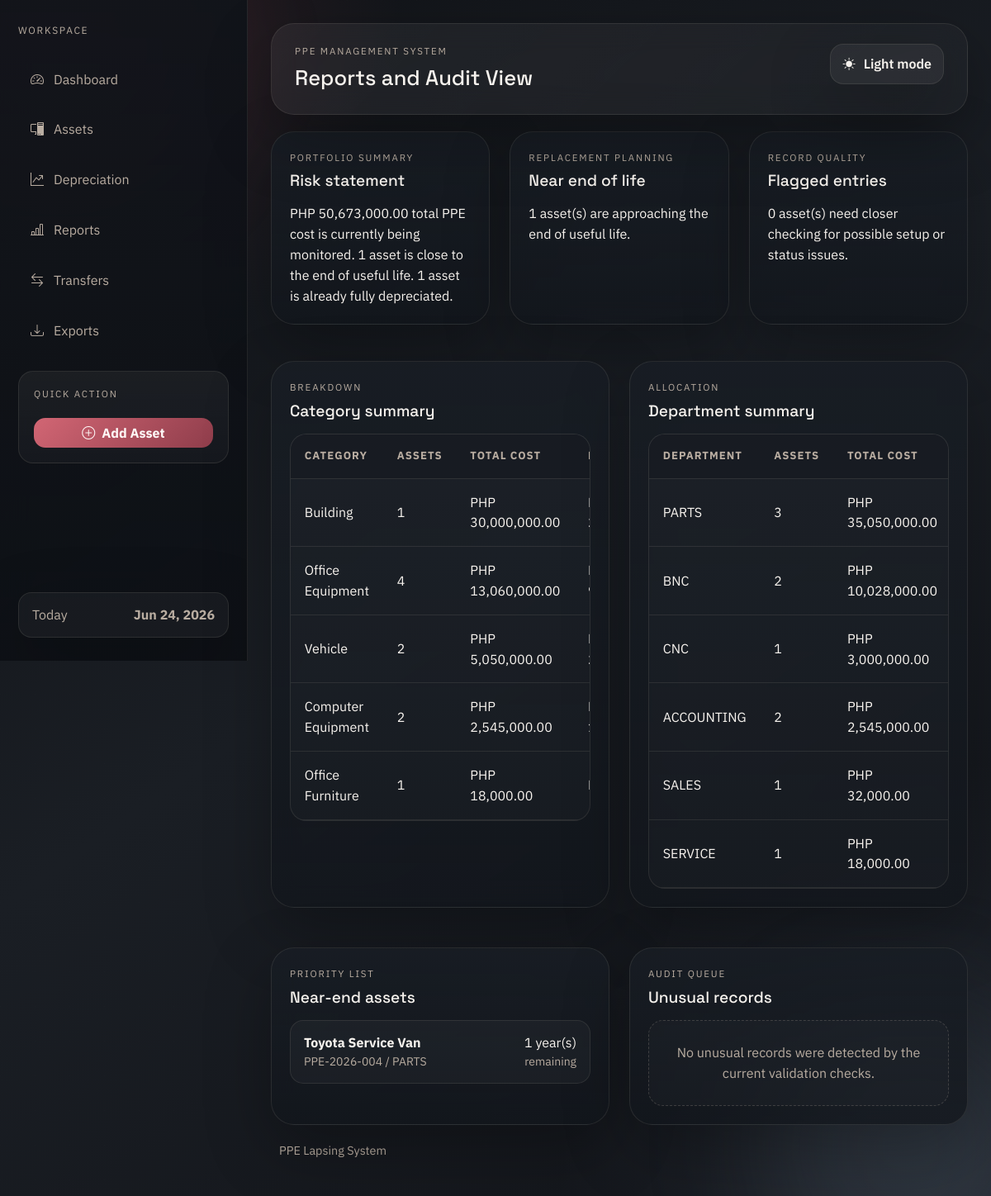
The app's page /reports.php with its own data.
### tables this page shows
CREATE TABLE IF NOT EXISTS assets (
    asset_id INT AUTO_INCREMENT PRIMARY KEY,
    asset_code VARCHAR(50) NOT NULL UNIQUE,
    asset_name VARCHAR(150) NOT NULL,
    category_id INT NULL,
    department_id INT NULL,
    acquisition_date DATE NOT NULL,
    acquisition_cost DECIMAL(15,2) NOT NULL,
    additional_amount DECIMAL(15,2) DEFAULT 0,
    salvage_value DECIMAL(15,2) DEFAULT 0,
    useful_life INT NOT NULL,
    depreciation_method VARCHAR(50) DEFAULT 'Straight-line',
    location VARCHAR(150) DEFAULT NULL,
    status ENUM('Active', 'Disposed', 'Fully Depreciated') DEFAULT 'Active',
    remarks TEXT DEFAULT NULL,
    created_at TIMESTAMP DEFAULT CURRENT_TIMESTAMP,
    INDEX idx_assets_status (status),
    INDEX idx_assets_category (category_id),
    INDEX idx_assets_department (department_id),
    CONSTRAINT fk_assets_category
        FOREIGN KEY (category_id) REFERENCES categories(category_id),
    CONSTRAINT fk_assets_department
        FOREIGN KEY (department_id) REFERENCES departments(department_id)
);

CREATE TABLE IF NOT EXISTS categories (
    category_id INT AUTO_INCREMENT PRIMARY KEY,
    category_name VARCHAR(100) NOT NULL,
    UNIQUE KEY uq_category_name (category_name)
);

CREATE TABLE IF NOT EXISTS departments (
    department_id INT AUTO_INCREMENT PRIMARY KEY,
    department_name VARCHAR(100) NOT NULL,
    UNIQUE KEY uq_department_name (department_name)
);

### depreciation_function.php (called while the page is built, shortened)
<?php
function fetch_assets(PDO $pdo, array $filters = []): array
{
    $sql = 'SELECT a.*, c.category_name, d.department_name
            FROM assets a
            LEFT JOIN categories c ON c.category_id = a.category_id
            LEFT JOIN departments d ON d.department_id = a.department_id
            WHERE 1=1';
    $params = [];
    $sql .= ' ORDER BY a.acquisition_date DESC, a.asset_name ASC';
    $statement = $pdo->prepare($sql);
    $statement->execute($params);
    return $statement->fetchAll() ?: [];
}
function asset_total_cost(array $asset): float
{
    return round(
        (float) ($asset['acquisition_cost'] ?? 0) + (float) ($asset['additional_amount'] ?? 0),
        2
    );
}
function calculate_annual_depreciation(float $cost, float $salvageValue, int $usefulLife): float
{
    return round(($cost - $salvageValue) / $usefulLife, 2);
}
function generate_depreciation_schedule(array $asset): array
{
    $cost = asset_total_cost($asset);
    $salvageValue = (float) ($asset['salvage_value'] ?? 0);
    $usefulLife = (int) ($asset['useful_life'] ?? 0);
    $acquisitionDate = (string) ($asset['acquisition_date'] ?? '');
    $acquisitionYear = (int) date('Y', strtotime($acquisitionDate));
    $depreciationStartYear = $acquisitionYear + 1;
    $depreciableBase = max($cost - $salvageValue, 0);
    $annualDepreciation = calculate_annual_depreciation($cost, $salvageValue, $usefulLife);
    $accumulated = 0.0;
    $schedule = [
        [
            'depreciation_year' => $acquisitionYear,
            'beginning_value' => round($cost, 2),
            'depreciation_expense' => 0.0,
            'accumulated_depreciation' => 0.0,
            'ending_value' => round($cost, 2),
        ],
    ];
    for ($index = 0; $index < $usefulLife; $index++) {
        $year = $depreciationStartYear + $index;
        $beginningValue = round($cost - $accumulated, 2);
        $remainingDepreciableBase = round($depreciableBase - $accumulated, 2);
        $expense = $index === ($usefulLife - 1)
            ? max($remainingDepreciableBase, 0)
            : min($annualDepreciation, max($remainingDepreciableBase, 0));
        $accumulated = round($accumulated + $expense, 2);
        $endingValue = round(max($cost - $accumulated, $salvageValue), 2);
        $schedule[] = [
            'depreciation_year' => $year,
            'beginning_value' => $beginningValue,
            'depreciation_expense' => round($expense, 2),
            'accumulated_depreciation' => $accumulated,
            'ending_value' => $endingValue,
        ];
    }
    return $schedule;
}
function get_asset_metrics(array $asset, ?int $year = null): array
{
    $evaluationYear = $year ?? CURRENT_YEAR;
    $cost = asset_total_cost($asset);
    $salvageValue = (float) ($asset['salvage_value'] ?? 0);
    $usefulLife = max((int) ($asset['useful_life'] ?? 0), 0);
    $annualDepreciation = calculate_annual_depreciation($cost, $salvageValue, $usefulLife);
    $schedule = generate_depreciation_schedule($asset);
    $status = (string) ($asset['status'] ?? 'Active');
    $acquisitionYear = strtotime((string) ($asset['acquisition_date'] ?? '')) !== false
        ? (int) date('Y', strtotime((string) $asset['acquisition_date']))
        : CURRENT_YEAR;
    $depreciationStartYear = $acquisitionYear + 1;
    $selectedRow = null;
    foreach ($schedule as $row) {
        if ((int) $row['depreciation_year'] <= $evaluationYear) {
            $selectedRow = $row;
        }
    }
    if ($selectedRow === null && $schedule !== [] && $evaluationYear >= (int) end($schedule)['depreciation_year']) {
        $selectedRow = end($schedule);
    }
    $elapsedYears = 0;
    if ($evaluationYear >= $depreciationStartYear && $usefulLife > 0) {
        $elapsedYears = min(($evaluationYear - $depreciationStartYear) + 1, $usefulLife);
    }
    $accumulated = $selectedRow['accumulated_depreciation'] ?? 0.0;
    $carryingAmount = $selectedRow['ending_value'] ?? $cost;
    $remainingYears = max($usefulLife - $elapsedYears, 0);
    $lifeUsedRatio = $usefulLife > 0 ? min($elapsedYears / $usefulLife, 1) : 0.0;
    $isFullyDepreciated = $usefulLife > 0 && (
        $carryingAmount <= ($salvageValue + 0.01)
        || $elapsedYears >= $usefulLife
        || $status === 'Fully Depreciated'
    );
    $condition = 'Healthy';
    if ($isFullyDepreciated || $remainingYears === 0) {
        $condition = 'Critical';
    } elseif ($lifeUsedRatio >= 0.8 || $remainingYears <= 1) {
        $condition = 'Monitor';
    }
    $metrics = [
        'annual_depreciation' => $annualDepreciation,
        'accumulated_depreciation' => round((float) $accumulated, 2),
        'carrying_amount' => round((float) $carryingAmount, 2),
        'remaining_years' => $remainingYears,
        'elapsed_years' => $elapsedYears,
        'life_used_ratio' => round($lifeUsedRatio, 4),
        'is_fully_depreciated' => $isFullyDepreciated,
        'condition' => $condition,
        'schedule_rows' => $schedule,
        'schedule_year_start' => $schedule[0]['depreciation_year'] ?? $depreciationStartYear,
        'schedule_year_end' => $schedule !== [] ? end($schedule)['depreciation_year'] : $depreciationStartYear,
    ];
    $metrics['anomalies'] = detect_asset_anomalies($asset, $metrics);
    $metrics['anomaly_count'] = count($metrics['anomalies']);
    return $metrics;
}
function detect_asset_anomalies(array $asset, array $metrics): array
{
    $anomalies = [];
    $cost = asset_total_cost($asset);
    $salvageValue = (float) ($asset['salvage_value'] ?? 0);
    $status = (string) ($asset['status'] ?? 'Active');
    return $anomalies;
}
function hydrate_assets_with_metrics(array $assets, ?int $year = null): array
{
    foreach ($assets as &$asset) {
        $metrics = get_asset_metrics($asset, $year);
    }
    return $assets;
}
function build_category_summary(array $assets): array
{
    $summary = [];
    foreach ($assets as $asset) {
        $key = (string) ($asset['category_name'] ?? 'Uncategorized');
        if (!isset($summary[$key])) {
            $summary[$key] = [
                'label' => $key,
                'asset_count' => 0,
                'total_cost' => 0.0,
                'total_accumulated' => 0.0,
                'total_carrying' => 0.0,
            ];
        }
        $summary[$key]['asset_count']++;
        $summary[$key]['total_cost'] += asset_total_cost($asset);
        $summary[$key]['total_accumulated'] += (float) ($asset['accumulated_depreciation'] ?? 0);
        $summary[$key]['total_carrying'] += (float) ($asset['carrying_amount'] ?? 0);
    }
    usort($summary, static fn (array $left, array $right): int => $right['total_cost'] <=> $left['total_cost']);
    return $summary;
}
function build_department_summary(array $assets): array
{
    $summary = [];
    foreach ($assets as $asset) {
        $key = (string) ($asset['department_name'] ?? 'Unassigned');
        if (!isset($summary[$key])) {
            $summary[$key] = [
                'label' => $key,
                'asset_count' => 0,
                'total_cost' => 0.0,
                'total_carrying' => 0.0,
            ];
        }
        $summary[$key]['asset_count']++;
        $summary[$key]['total_cost'] += asset_total_cost($asset);
        $summary[$key]['total_carrying'] += (float) ($asset['carrying_amount'] ?? 0);
    }
    usort($summary, static fn (array $left, array $right): int => $right['total_cost'] <=> $left['total_cost']);
    return $summary;
}

### helpers.php (called while the page is built, shortened)
<?php
function e(string|null|int|float $value): string
{
    return htmlspecialchars((string) $value, ENT_QUOTES, 'UTF-8');
}
function money(float|int|string|null $amount): string
{
    return 'PHP ' . number_format((float) $amount, 2);
}

### reports.php (the view, shortened to what this page needs)
<?php
$pdo = db();
$assets = hydrate_assets_with_metrics(fetch_assets($pdo));
$metrics = build_dashboard_metrics($assets);
$categorySummary = build_category_summary($assets);
$departmentSummary = build_department_summary($assets);
$alerts = build_asset_alerts($assets);
require_once APP_ROOT . '/includes/header.php';
?>
<?php if ($assets === []): ?>
    <section class="shell-card">
        <div class="empty-state">No assets are available yet, so there are no report totals to display.</div>
    </section>
<?php else: ?>
    <div class="row g-4 mb-4">
        <div class="col-lg-4">
            <section class="shell-card h-100">
                <p class="eyebrow mb-2">Portfolio summary</p>
                <h2 class="section-title mb-3">Risk statement</h2>
                <p class="mb-0"><?= e(build_risk_summary($metrics, $alerts)) ?></p>
            </section>
        </div>
        <div class="col-lg-4">
            <section class="shell-card h-100">
                <p class="eyebrow mb-2">Replacement planning</p>
                <h2 class="section-title mb-3">Near end of life</h2>
                <p class="mb-0"><?= e((string) count($alerts['near_end'])) ?> asset(s) are approaching the end of useful life.</p>
            </section>
        </div>
        <div class="col-lg-4">
            <section class="shell-card h-100">
                <p class="eyebrow mb-2">Record quality</p>
                <h2 class="section-title mb-3">Flagged entries</h2>
                <p class="mb-0"><?= e((string) count($alerts['unusual'])) ?> asset(s) need closer checking for possible setup or status issues.</p>
            </section>
        </div>
    </div>
    <div class="row g-4">
        <div class="col-xl-6">
            <section class="shell-card h-100">
                <div class="mb-3">
                    <p class="eyebrow mb-2">Breakdown</p>
                    <h2 class="section-title mb-1">Category summary</h2>
                </div>
                <div class="table-wrap">
                    <table class="table align-middle">
                        <thead>
                            <tr>
                                <th>Category</th>
                                <th>Assets</th>
                                <th>Total Cost</th>
                                <th>Net</th>
                            </tr>
                        </thead>
                        <tbody>
                            <?php foreach ($categorySummary as $category): ?>
                                <tr>
                                    <td><?= e($category['label']) ?></td>
                                    <td><?= e((string) $category['asset_count']) ?></td>
                                    <td><?= e(money($category['total_cost'])) ?></td>
                                    <td><?= e(money($category['total_carrying'])) ?></td>
                                </tr>
                            <?php endforeach; ?>
                        </tbody>
                    </table>
                </div>
            </section>
        </div>
        <div class="col-xl-6">
            <section class="shell-card h-100">
                <div class="mb-3">
                    <p class="eyebrow mb-2">Allocation</p>
                    <h2 class="section-title mb-1">Department summary</h2>
                </div>
                <div class="table-wrap">
                    <table class="table align-middle">
                        <thead>
                            <tr>
                                <th>Department</th>
                                <th>Assets</th>
                                <th>Total Cost</th>
                            </tr>
                        </thead>
                        <tbody>
                            <?php foreach ($departmentSummary as $department): ?>
                                <tr>
                                    <td><?= e($department['label']) ?></td>
                                    <td><?= e((string) $department['asset_count']) ?></td>
                                    <td><?= e(money($department['total_cost'])) ?></td>
                                </tr>
                            <?php endforeach; ?>
                        </tbody>
                    </table>
                </div>
            </section>
        </div>
    </div>
    <div class="row g-4 mt-1">
        <div class="col-lg-6">
            <section class="shell-card h-100">
                <div class="mb-3">
                    <p class="eyebrow mb-2">Priority list</p>
                    <h2 class="section-title mb-0">Near-end assets</h2>
                </div>
                <?php if ($alerts['near_end'] === []): ?>
                    <div class="empty-state">No assets are currently near the end of useful life.</div>
                <?php else: ?>
                    <div class="list-panel">
                        <?php foreach (array_slice($alerts['near_end'], 0, 6) as $asset): ?>
                            <div class="list-row">
                                <div class="d-flex justify-content-between align-items-start">
                                    <div>
                                        <strong><?= e($asset['asset_name']) ?></strong>
                                        <div class="text-soft small"><?= e($asset['asset_code']) ?> / <?= e((string) $asset['department_name']) ?></div>
                                    </div>
                                    <div class="text-end">
                                        <div><?= e((string) $asset['remaining_years']) ?> year(s)</div>
                                        <div class="text-soft small">remaining</div>
                                    </div>
                                </div>
                            </div>
                        <?php endforeach; ?>
                    </div>
                <?php endif; ?>
            </section>
        </div>
        <div class="col-lg-6">
            <section class="shell-card h-100">
                <div class="mb-3">
                    <p class="eyebrow mb-2">Audit queue</p>
                    <h2 class="section-title mb-0">Unusual records</h2>
                </div>
                <?php if ($alerts['unusual'] === []): ?>
                    <div class="empty-state">No unusual records were detected by the current validation checks.</div>
                <?php endif; ?>
            </section>
        </div>
    </div>
<?php endif; ?>
<?php require_once APP_ROOT . '/includes/footer.php'; ?>

### records on screen
assets: category.category_name "Office Equipment", useful_life "4", total_cost "PHP 13,060,000.00"
assets: asset_name "Toyota Service Van", asset_code "PPE-2026-004", department.department_name "PARTS", remaining_years "1"

### other values on screen
$item['label'] "Dashboard"
$item['label'] "Assets"
$item['label'] "Depreciation"
$item['label'] "Reports"
$item['label'] "Transfers"
$item['label'] "Exports"
$pageHeading "Reports and Audit View"
build_risk_summary($metrics, $alerts) "PHP 50,673,000.00 total PPE cost is currently being monitored. 1 asset is close to the end of useful life. 1 asset is already fully depreciated."
count($alerts['near_end']) "1"
count($alerts['unusual']) "0"
$category['label'] "Building"
$category['asset_count'] "1"
money($category['total_cost']) "PHP 30,000,000.00"
$category['label'] "Vehicle"
$category['asset_count'] "2"
